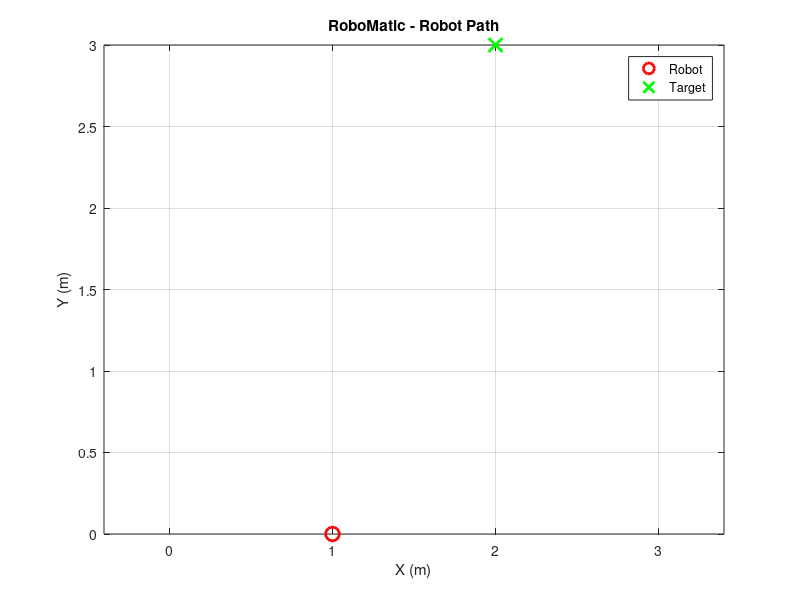

Recreate this plot in MATLAB.
% RoboMatic - Advanced MATLAB Robotics Project

% Define robot parameters
robotLength = 0.5;  % Robot length in meters
robotWidth = 0.3;   % Robot width in meters

% Initialize robot position and orientation
robotX = 0;         % Robot X position in meters
robotY = 0;         % Robot Y position in meters
robotTheta = 0;     % Robot orientation in radians

% Move the robot
distance = 1.0;     % Distance to move in meters
angle = pi/4;       % Angle to rotate in radians

% Update robot position and orientation
robotX = robotX + distance * cos(robotTheta);
robotY = robotY + distance * sin(robotTheta);
robotTheta = robotTheta + angle;

% Check if the robot has reached a specific target location
targetX = 2;        % Target X position in meters
targetY = 3;        % Target Y position in meters
distanceToTarget = sqrt((robotX - targetX)^2 + (robotY - targetY)^2);

% Perform actions based on the distance to the target
if distanceToTarget <= 0.1
    disp('Target reached!');   % Display a message when the target is reached
else
    disp(['Distance to target: ' num2str(distanceToTarget) ' meters']);   % Display the distance to the target
end

% Display robot information
disp('RoboMatic - Robot Information:');
disp(['Position (X, Y): (' num2str(robotX) ', ' num2str(robotY) ')']);
disp(['Orientation: ' num2str(rad2deg(robotTheta)) ' degrees']);

% Additional features:

% Generate a plot of the robot's path
figure;
plot(robotX, robotY, 'ro', 'MarkerSize', 10, 'LineWidth', 2);
hold on;
plot(targetX, targetY, 'gx', 'MarkerSize', 10, 'LineWidth', 2);
xlabel('X (m)');
ylabel('Y (m)');
title('RoboMatic - Robot Path');
legend('Robot', 'Target');
grid on;
axis equal;

% Calculate and display the traveled distance
traveledDistance = sqrt((robotX - 0)^2 + (robotY - 0)^2);
disp(['Traveled Distance: ' num2str(traveledDistance) ' meters']);

% Calculate and display the robot's velocity
timeElapsed = 5;    % Time elapsed in seconds
velocity = traveledDistance / timeElapsed;
disp(['Robot Velocity: ' num2str(velocity) ' m/s']);

% Perform obstacle detection
obstacleX = [1.5, 2.2, 0.8];    % X positions of obstacles
obstacleY = [0.5, 1.8, 2.5];    % Y positions of obstacles

for i = 1:length(obstacleX)
    obstacleDistance = sqrt((robotX - obstacleX(i))^2 + (robotY - obstacleY(i))^2);
    
    if obstacleDistance <= 0.2
        disp(['Obstacle detected at (' num2str(obstacleX(i)) ', ' num2str(obstacleY(i)) ')']);
    end
end
